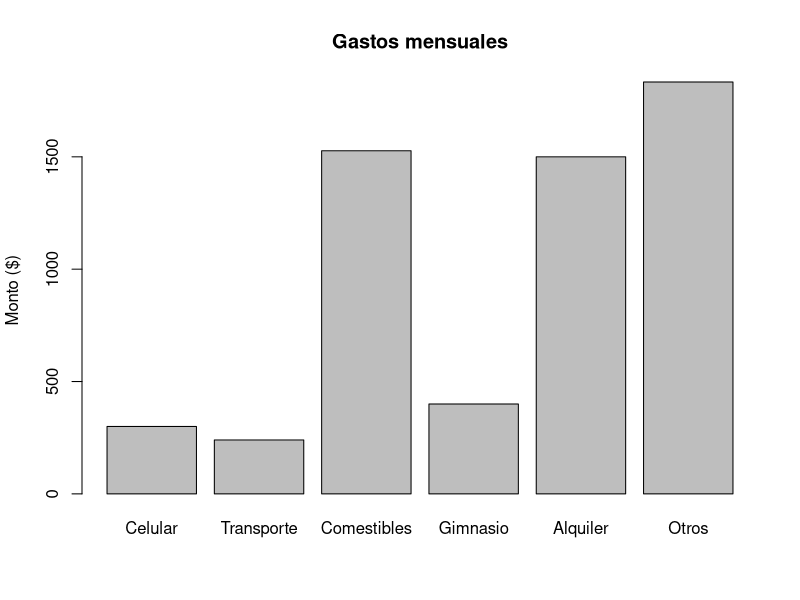
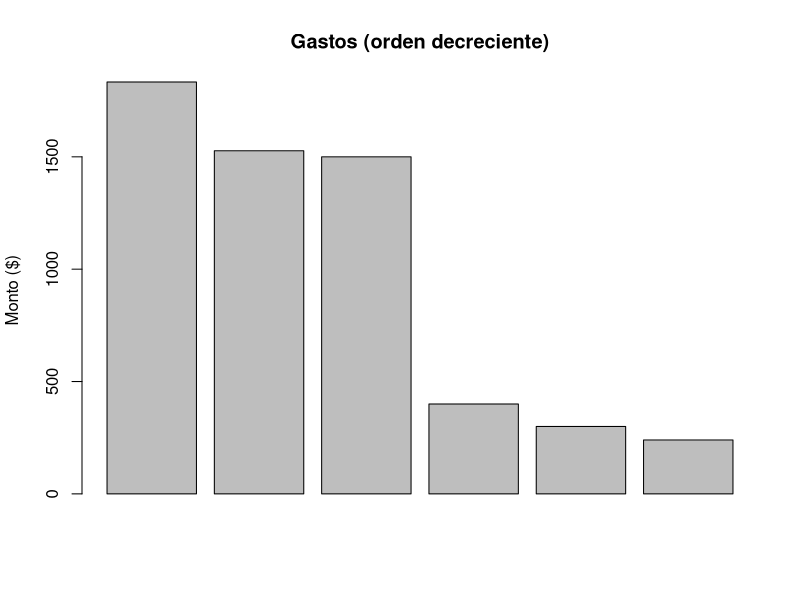

These charts were generated, in order, by the following R code:
#!/usr/bin/env Rscript
# ------------------------------------------------------------
# Laboratorio 1 — Empezar con R y RStudio (Versión final)
# Parte I: objetos, operaciones, vectores y gráficos
# Parte II: clasificación de variables (respuesta conceptual)
# ------------------------------------------------------------

# ========== PARTE I: R y RStudio ==========

# a) Asignaciones y total mensual
celular     <- 300
transporte  <- 240
comestibles <- 1527
gimnasio    <- 400
alquiler    <- 1500
otros       <- 1833

# Total mensual
total <- celular + transporte + comestibles + gimnasio + alquiler + otros
print(total)  # 5800

# b) Gasto en un semestre (5 meses)
total_semestre <- total * 5
print(total_semestre)  # 29000

# c) Gasto en un año escolar (10 meses)
total_anual <- total * 10
print(total_anual)  # 58000

# d) Vector y gráficos de barras
gastos <- c(celular, transporte, comestibles, gimnasio, alquiler, otros)
nombres <- c("Celular","Transporte","Comestibles","Gimnasio","Alquiler","Otros")

# Gráfico de barras simple
barplot(gastos, names.arg = nombres, main = "Gastos mensuales", ylab = "Monto ($)")

# Orden decreciente y gráfico
gastos_orden <- sort(gastos, decreasing = TRUE)
barplot(gastos_orden, main = "Gastos (orden decreciente)", ylab = "Monto ($)")

# ========== PARTE II: Variables (conceptual) ==========
# Problema 1: Clasificaciones
# 1 Nombre: cualitativa nominal
# 2 Fecha de nacimiento: cuantitativa (fecha/tiempo)
# 3 Edad: cuantitativa discreta
# 4 Dirección: cualitativa nominal
# 5 Teléfono: cualitativa nominal (identificador)
# 6 Área de estudio: cualitativa nominal
# 7 Grado (primero, segundo, ...): cualitativa ordinal
# 8 Puntaje (0–100): cuantitativa continua
# 9 Calificación (A–F): cualitativa ordinal
# 10 Tiempo (min): cuantitativa continua
# 11 Número de hermanos: cuantitativa discreta

# Problema 2: Ejemplo "Países"
# Cuantitativas: población, PIB, superficie, densidad, esperanza_vida, #aeropuertos, Tmedia
# Cualitativas: continente, idioma, sistema_gobierno, bandera, religión, etnia_principal, ONU

# Problema 3: 1=Twitter,2=Email,3=SMS,4=Facebook,5=Blog => cualitativa nominal (números como códigos)

# Problema 4: ver síntesis en el informe; histogramas aplican a variables cuantitativas.
# ------------------------------------------------------------
